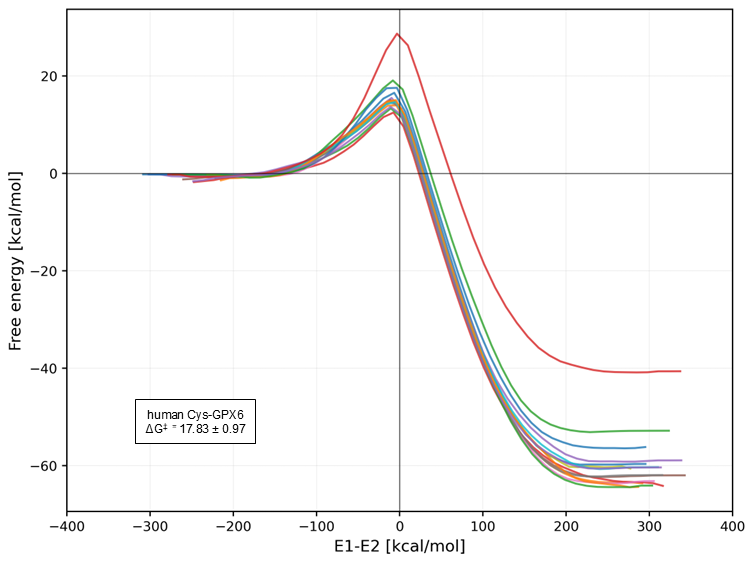
#> input picture analysis_scripts/Figures/Updated_figures/Fig3A.png, 753 x 562 px, found by its file name
$ python free_energy.py
#> lines starting #> are read from the running program, lines starting #| are printed output that depends on the picture
from PIL import Image, ImageOps
import matplotlib.pyplot as plt

# ---- INPUT FILES ----
files = [
    r"./analysis_scripts/Scripts_to_generate_figures/Figures/Figures_FINAL/Fig3A.png",
    r"./analysis_scripts/Scripts_to_generate_figures/Figures/Figures_FINAL/Fig3B.png",
    r"./analysis_scripts/Scripts_to_generate_figures/Figures/Figures_FINAL/Fig3C.png",
    r"./analysis_scripts/Scripts_to_generate_figures/Figures/Figures_FINAL/Fig3D.png"
]

# ---- PARAMETERS ----
scale_factor = 1.8   # increases effective font size
target_size = (1200, 1200)  # force consistent square panels

processed_images = []

for f in files:
    img = Image.open(f).convert("RGB")

    # Trim whitespace
    img = ImageOps.crop(img, border=10)
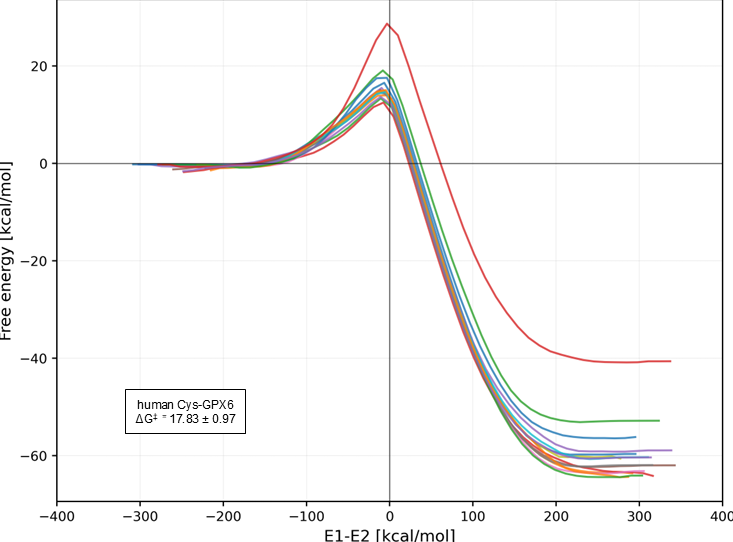
#> img: PIL image 733x542 RGB; mean R, G, B 247.7, 247.3, 247.1

    # Resize (increase readability)
    new_size = (int(img.width * scale_factor), int(img.height * scale_factor))
#> new_size = (1319, 975)
    img = img.resize(new_size, Image.LANCZOS)
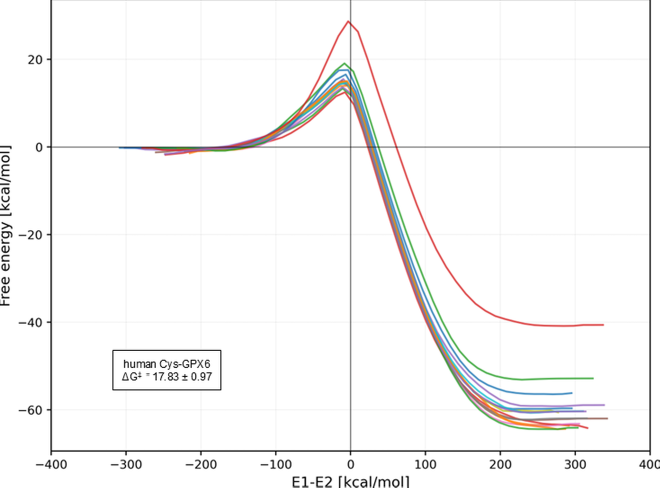
#> img: PIL image 1319x975 RGB (shown at 1/2 size); mean R, G, B 247.5, 247.1, 246.9

    # Force same size for all panels
    img = ImageOps.fit(img, target_size, Image.LANCZOS)
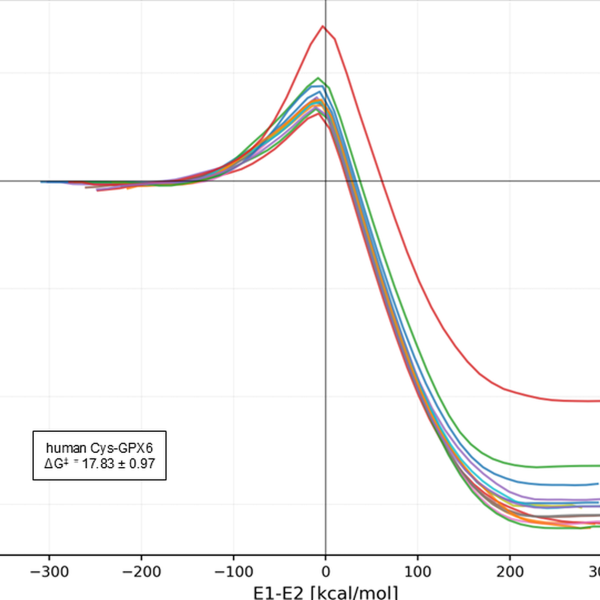
#> img: PIL image 1200x1200 RGB (shown at 1/2 size); mean R, G, B 247.6, 247.1, 246.8

    processed_images.append(img)
#> pass 2 of the loop `for f in files:`:
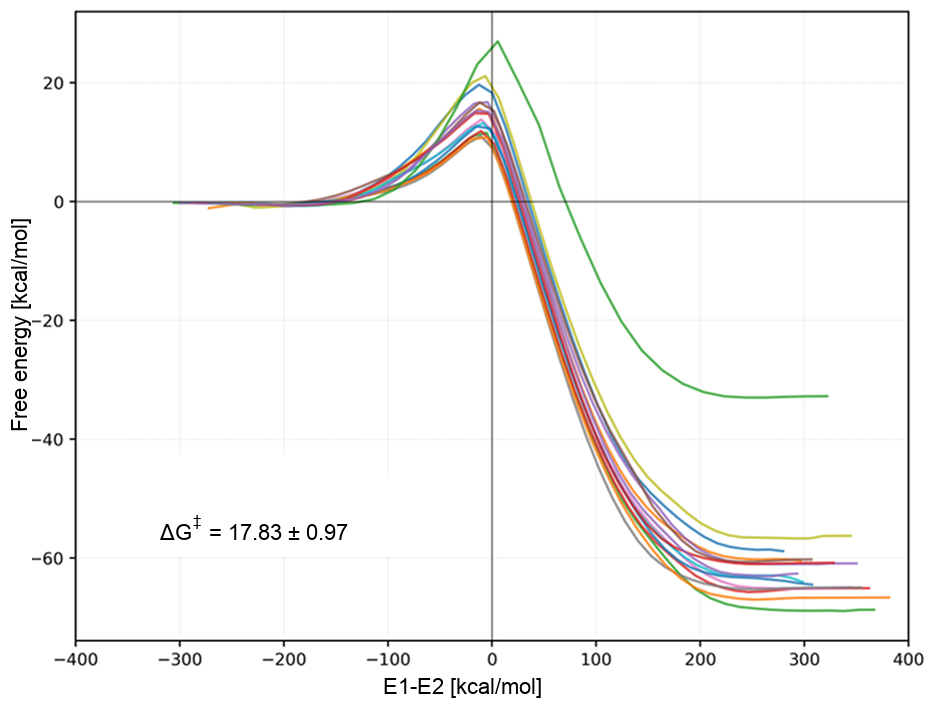
#> input picture analysis_scripts/Scripts_to_generate_figures/Figures/Fig3B.png, 934 x 705 px, found by its file name
#> img is the input picture: PIL image 934x705 RGB; mean R, G, B 247.1, 246.4, 245.8
#> `img = img.resize(new_size, Image.LANCZOS)`:
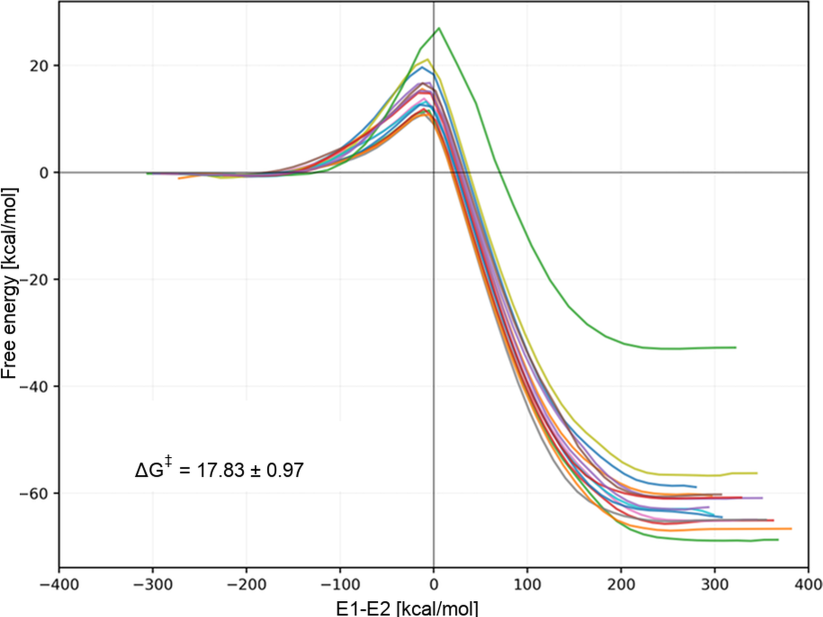
#> img: PIL image 1645x1233 RGB (shown at 1/2 size); mean R, G, B 246.6, 245.9, 245.3
#> `img = ImageOps.fit(img, target_size, Image.LANCZOS)`:
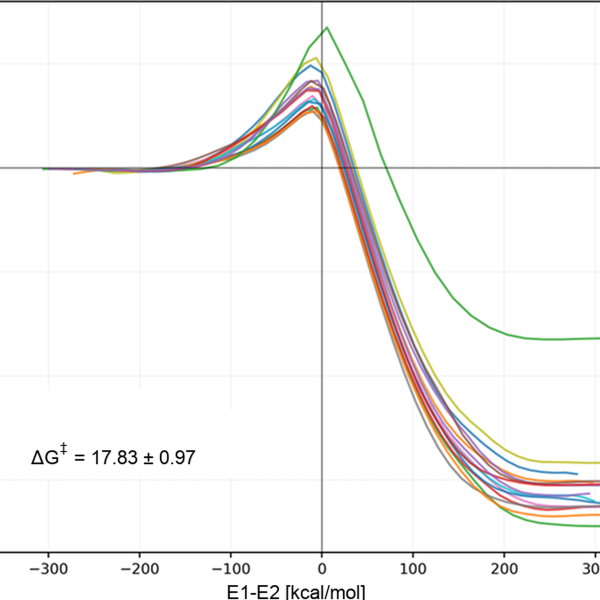
#> img: PIL image 1200x1200 RGB (shown at 1/2 size); mean R, G, B 246.8, 245.9, 245.1
#> pass 3 of the loop `for f in files:`:
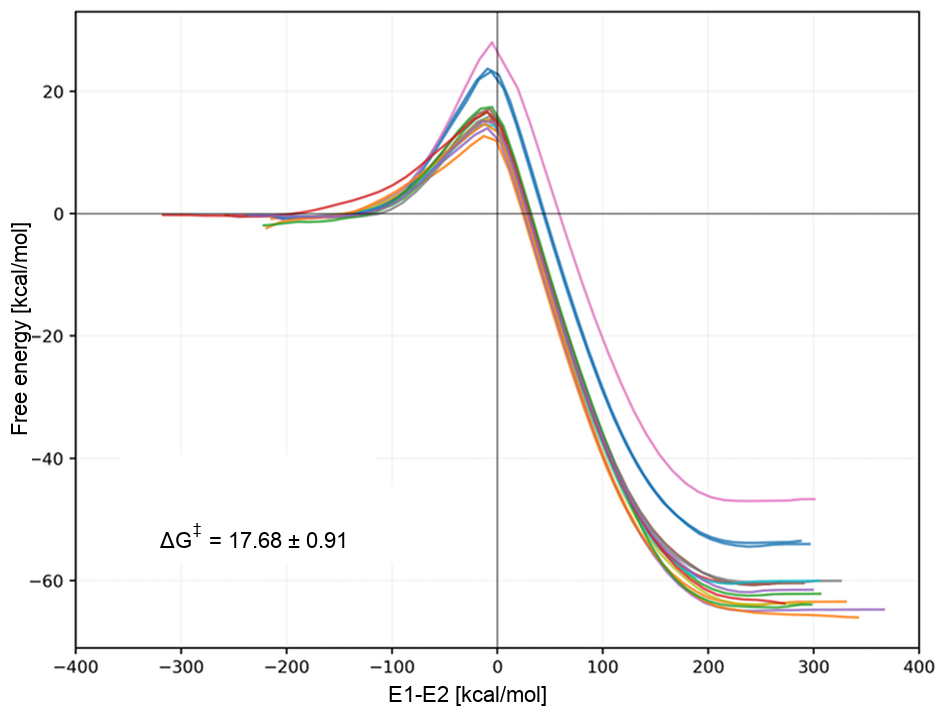
#> input picture analysis_scripts/Scripts_to_generate_figures/Figures/Fig3C.png, 945 x 713 px, found by its file name
#> img is the input picture: PIL image 945x713 RGB; mean R, G, B 247.6, 247.1, 247
#> `img = img.resize(new_size, Image.LANCZOS)`:
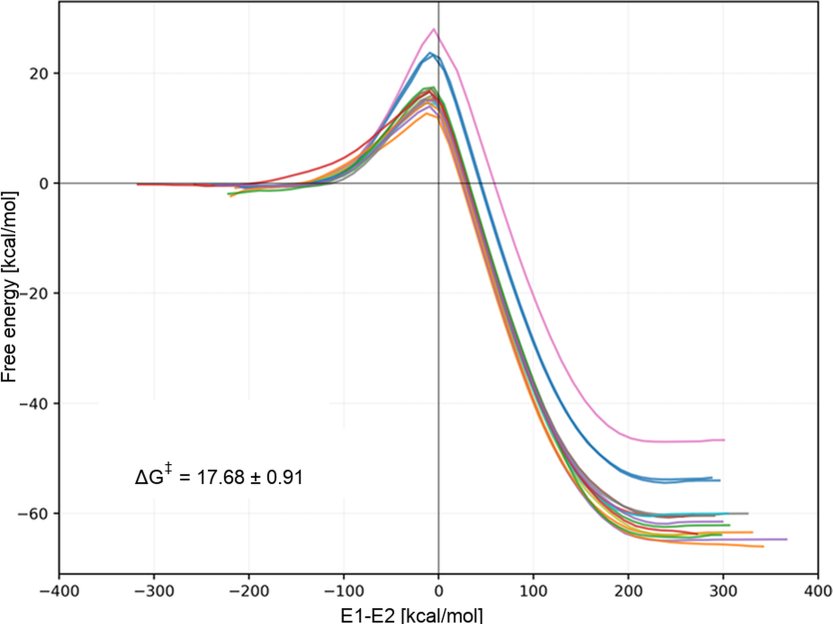
#> img: PIL image 1665x1247 RGB (shown at 1/2 size); mean R, G, B 247.2, 246.7, 246.5
#> `img = ImageOps.fit(img, target_size, Image.LANCZOS)`:
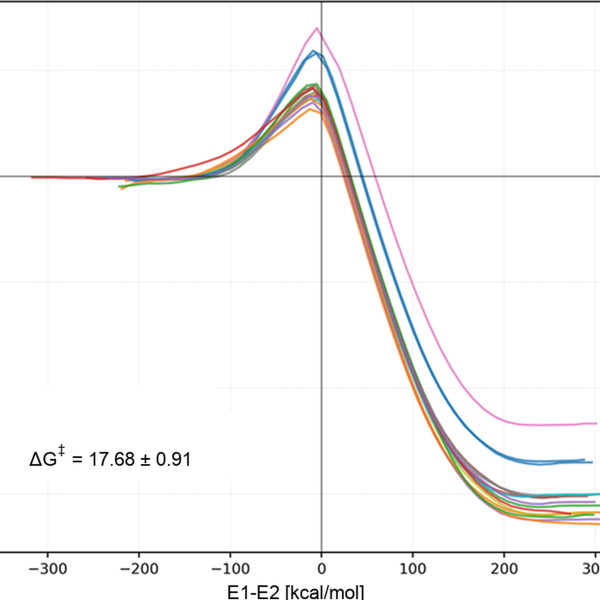
#> img: PIL image 1200x1200 RGB (shown at 1/2 size); mean R, G, B 247.4, 246.8, 246.6
#> the loop made 4 passes; the first 3 are shown

# ---- CREATE FIGURE ----
fig, axes = plt.subplots(2, 2, figsize=(7, 7))  # ~double column JCIM

labels = ['A', 'B', 'C', 'D']

for ax, img, label in zip(axes.flatten(), processed_images, labels):
    ax.imshow(img)
    ax.axis('off')

    # Panel labels (JCIM style)
    ax.text(
        0.02, 0.95, label,
        transform=ax.transAxes,
        fontsize=14,
        fontweight='bold',
        va='top',
        ha='left'
    )

# Tight layout (removes gaps)
plt.subplots_adjust(wspace=0.02, hspace=0.02)

# ---- SAVE ----
output_path = r"./analysis_scripts/Scripts_to_generate_figures/Figures/Figures_FINAL/Fig3_JCIM.png"
plt.savefig(output_path, dpi=600, bbox_inches='tight')
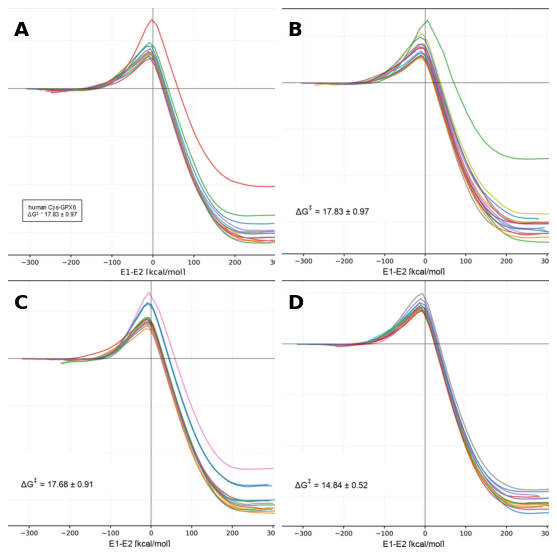
#> figure drawn by matplotlib, 4 panels

print("Final JCIM-ready figure saved at:")
print(output_path)
